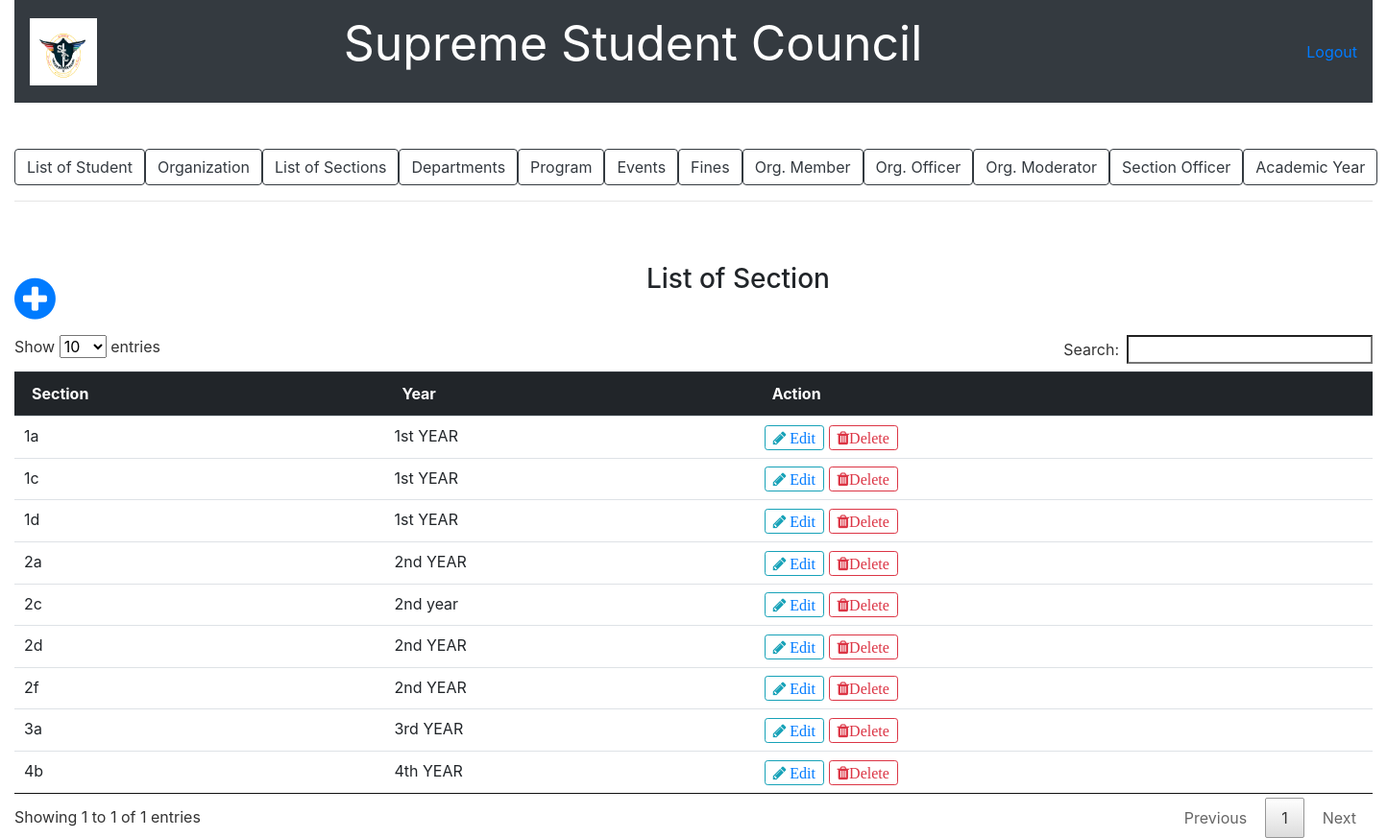
Page /list_of_section.php on the earlier database version.
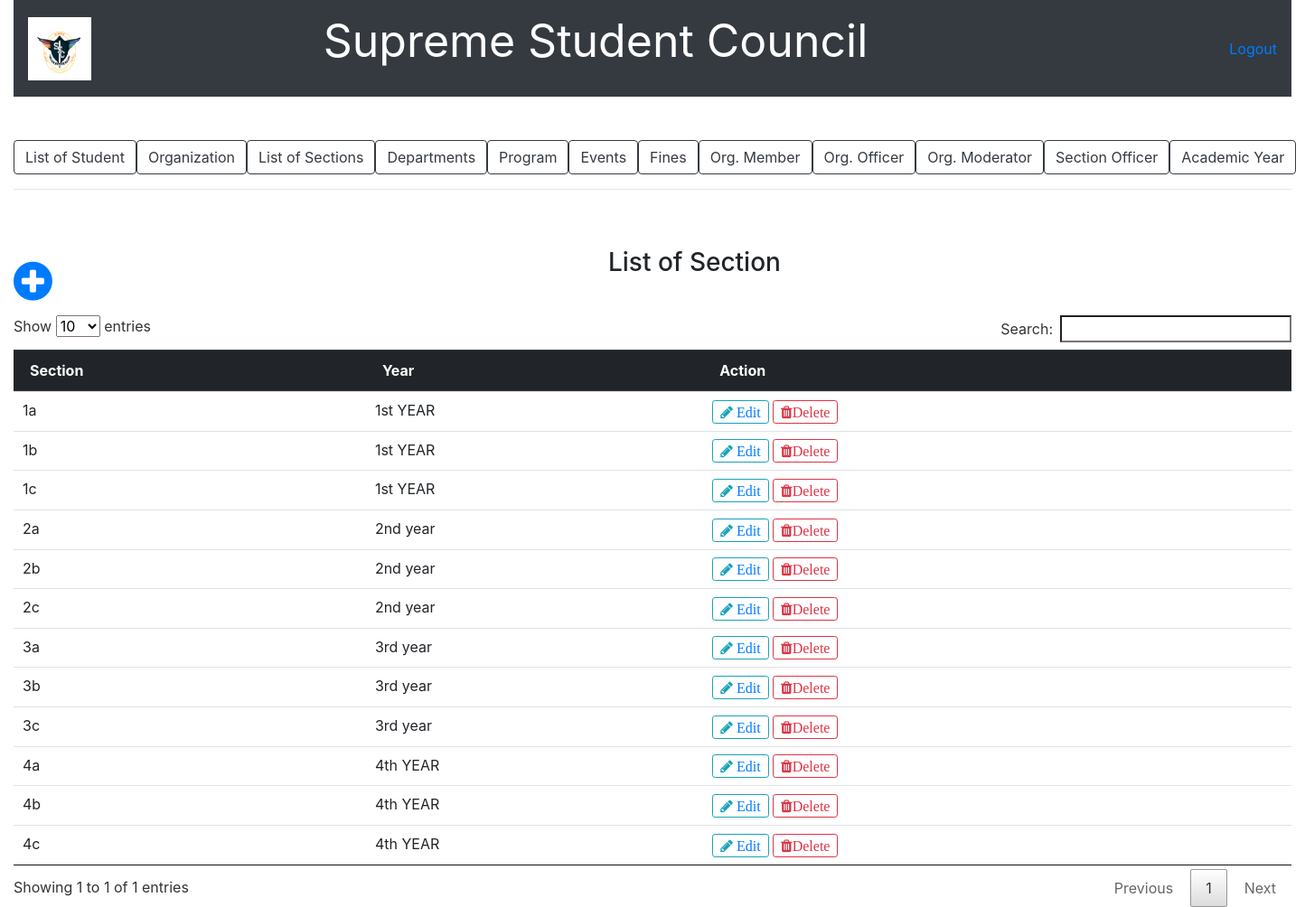
Same page on the later database version.
### tables this page shows
CREATE TABLE `section` (
  `section_id` varchar(10) NOT NULL,
  `year` varchar(10) NOT NULL
);

### list_of_section.php (the view, shortened to what this page needs)
<?php include('server.php'); ?>
<!DOCTYPE html>
<html>
<head>
		<link rel="stylesheet" href="bootstrap/css/bootstrap.min.css">
		<link rel = "stylesheet" href = "font-awesome-4.7.0/font-awesome-4.7.0/css/font-awesome.min.css">
		<link href = "css/style.css" rel = "stylesheet" type = "text/css" >
		<link href = "css/jquery.dataTables.min.css" rel = "stylesheet" type = "text/css" >
</head>
<body>
	<div class="container-fluid">
		<nav class="navbar navbar-expand-lg navbar-dark bg-dark">
		   <a href = "index.php"><img src = "picture/ssc.PNG" style=" height:70px; width:70px;"></a>
		  <div class="collapse navbar-collapse" id="navbarTogglerDemo03">
		    	<center><p style="color:white; font-size: 50px; margin-right: 400px;">Supreme Student Council</p></center>
		    	<a href="logout.php">Logout</a>
		  </div>
		</nav>
	</div>
	<br /><br />
	<div class="container-fluid">
				<div class="btn-group btn-group-lg" role="group"">
					<a href = "list_of_student.php"><button type="button" class="btn btn-outline-dark">List of Student</button></a>
					<a href ="list_of_organization.php"><button type="button" class="btn btn-outline-dark">Organization</button></a>
					<a href ="list_of_section.php"><button type="button" class="btn btn-outline-dark">List of Sections</button></a>
					<a href ="list_of_department.php"><button type="button" class="btn btn-outline-dark">Departments</button>
					<a href ="list_of_program.php"><button type="button" class="btn btn-outline-dark">Program</button></a>
					<a href ="list_of_event.php"><button type="button" class="btn btn-outline-dark">Events</button></a>
					<a href ="fines.php"><button type="button" class="btn btn-outline-dark">Fines</button></a>
					<a href ="list_of_organization_member.php"><button type="button" class="btn btn-outline-dark">Org. Member</button></a>
					<a href ="list_of_organization_officer.php"><button type="button" class="btn btn-outline-dark">Org. Officer</button></a>
					<a href ="list_of_organization_moderator.php"><button type="button" class="btn btn-outline-dark">Org. Moderator</button></a>
					<a href ="list_of_section_officer.php"><button type="button" class="btn btn-outline-dark">Section Officer</button></a>
					<a href ="list_of_acad_year.php"><button type="button" class="btn btn-outline-dark">Academic Year</button></a>
				</div>
				<hr />
				<br /><br />
				<a href = "add_new_section.php"><span style="float: left; font-size: 50px; margin-right: 50px;"><i class="fa fa-plus-circle" font-size = "50px"></i></span></a>
				<center><h3>List of Section</h3></center><br />
				<?php $results = mysqli_query($db, "SELECT * FROM section"); ?>
				<table class="table table-primary" id = "myTable">
				  <thead class="thead-dark">
				    <tr>
				      <th scope="col">Section</th>
				      <th scope="col">Year</th>
					  <th scope="col">Action</th>
				    </tr>
				  </thead>
				  <?php while ($row = mysqli_fetch_array($results)){ ?>
				  <tbody>
				    <tr>
				      <td><?php echo $row['section_id']?></td>
				      <td><?php echo $row['year']?></td>
					  <td>
						<button type="button" class="btn btn-outline-info btn-sm fa fa-pencil"><a href="update_section.php?EDIT=<?php echo $row['section_id']; ?>"> Edit </a></button>
						<button type="button" class="btn btn-outline-danger btn-sm fa fa-trash" data-toggle="modal" data-target="#exampleModal">Delete</button>
					  </td>
				    </tr>
				  </tbody>
				  <?php
  				  } ?>
				</table>
	</div>
</body>
</html>

Differences in the rows shown:
removed section: section_id "1d", year "1st YEAR"
removed section: section_id "2d", year "2nd YEAR"
removed section: section_id "2f", year "2nd YEAR"
added section: section_id "1b", year "1st YEAR"
changed section "2a": year "2nd YEAR" → "2nd year"
added section: section_id "2b", year "2nd year"
changed section "3a": year "3rd YEAR" → "3rd year"
added section: section_id "3b", year "3rd year"
added section: section_id "3c", year "3rd year"
added section: section_id "4a", year "4th YEAR"
added section: section_id "4c", year "4th YEAR"
